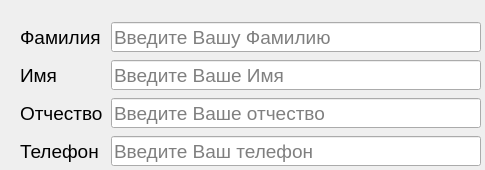
<?xml version="1.0" encoding="UTF-8"?>
<ui version="4.0">
 <class>Form</class>
 <widget class="QWidget" name="Form">
  <property name="geometry">
   <rect>
    <x>0</x>
    <y>0</y>
    <width>485</width>
    <height>170</height>
   </rect>
  </property>
  <property name="minimumSize">
   <size>
    <width>480</width>
    <height>170</height>
   </size>
  </property>
  <property name="maximumSize">
   <size>
    <width>485</width>
    <height>170</height>
   </size>
  </property>
  <property name="windowTitle">
   <string>Form</string>
  </property>
  <widget class="QWidget" name="">
   <property name="geometry">
    <rect>
     <x>20</x>
     <y>20</y>
     <width>461</width>
     <height>148</height>
    </rect>
   </property>
   <layout class="QVBoxLayout" name="verticalLayout">
    <item>
     <layout class="QHBoxLayout" name="horizontalLayout">
      <item>
       <widget class="QLabel" name="label">
        <property name="font">
         <font>
          <pointsize>14</pointsize>
         </font>
        </property>
        <property name="text">
         <string>Фамилия</string>
        </property>
       </widget>
      </item>
      <item>
       <widget class="QLineEdit" name="lineEdit">
        <property name="minimumSize">
         <size>
          <width>370</width>
          <height>30</height>
         </size>
        </property>
        <property name="maximumSize">
         <size>
          <width>370</width>
          <height>30</height>
         </size>
        </property>
        <property name="font">
         <font>
          <pointsize>14</pointsize>
         </font>
        </property>
        <property name="text">
         <string/>
        </property>
        <property name="placeholderText">
         <string>Введите Вашу Фамилию</string>
        </property>
       </widget>
      </item>
     </layout>
    </item>
    <item>
     <layout class="QHBoxLayout" name="horizontalLayout_2">
      <item>
       <widget class="QLabel" name="label_2">
        <property name="font">
         <font>
          <pointsize>14</pointsize>
         </font>
        </property>
        <property name="text">
         <string>Имя</string>
        </property>
       </widget>
      </item>
      <item>
       <widget class="QLineEdit" name="lineEdit_2">
        <property name="minimumSize">
         <size>
          <width>370</width>
          <height>30</height>
         </size>
        </property>
        <property name="maximumSize">
         <size>
          <width>370</width>
          <height>30</height>
         </size>
        </property>
        <property name="font">
         <font>
          <pointsize>14</pointsize>
         </font>
        </property>
        <property name="text">
         <string/>
        </property>
        <property name="placeholderText">
         <string>Введите Ваше Имя</string>
        </property>
       </widget>
      </item>
     </layout>
    </item>
    <item>
     <layout class="QHBoxLayout" name="horizontalLayout_3">
      <item>
       <widget class="QLabel" name="label_3">
        <property name="font">
         <font>
          <pointsize>14</pointsize>
         </font>
        </property>
        <property name="text">
         <string>Отчество</string>
        </property>
       </widget>
      </item>
      <item>
       <widget class="QLineEdit" name="lineEdit_3">
        <property name="minimumSize">
         <size>
          <width>370</width>
          <height>30</height>
         </size>
        </property>
        <property name="maximumSize">
         <size>
          <width>370</width>
          <height>30</height>
         </size>
        </property>
        <property name="font">
         <font>
          <pointsize>14</pointsize>
         </font>
        </property>
        <property name="text">
         <string/>
        </property>
        <property name="placeholderText">
         <string>Введите Ваше отчество</string>
        </property>
       </widget>
      </item>
     </layout>
    </item>
    <item>
     <layout class="QHBoxLayout" name="horizontalLayout_4">
      <item>
       <widget class="QLabel" name="label_4">
        <property name="font">
         <font>
          <pointsize>14</pointsize>
         </font>
        </property>
        <property name="text">
         <string>Телефон</string>
        </property>
       </widget>
      </item>
      <item>
       <widget class="QLineEdit" name="lineEdit_4">
        <property name="minimumSize">
         <size>
          <width>370</width>
          <height>30</height>
         </size>
        </property>
        <property name="maximumSize">
         <size>
          <width>370</width>
          <height>30</height>
         </size>
        </property>
        <property name="font">
         <font>
          <pointsize>14</pointsize>
         </font>
        </property>
        <property name="text">
         <string/>
        </property>
        <property name="placeholderText">
         <string>Введите Ваш телефон</string>
        </property>
       </widget>
      </item>
     </layout>
    </item>
   </layout>
  </widget>
 </widget>
 <resources/>
 <connections/>
</ui>
